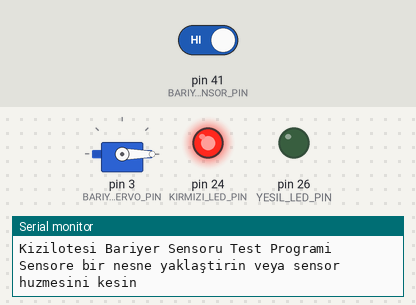
A sketch run on a simulated Arduino Mega 2560, built with avr-gcc and run on an emulated ATmega2560. On the bench: servo, output pins drawn as LEDs (lit = HIGH), the last lines printed to the serial monitor. The test bench sets the inputs (shaded band); at power-on: pin 41 (BARIYER_SENSOR_PIN) HIGH.

Above: at 1.2 s.
1.3 s: pin 41 (BARIYER_SENSOR_PIN) driven LOW
At 2.1 s:
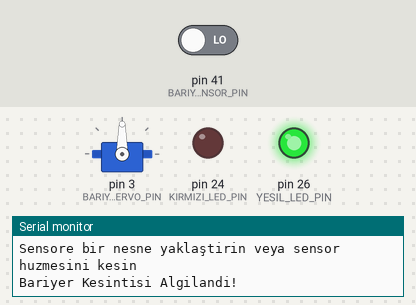
2.8 s: pin 41 (BARIYER_SENSOR_PIN) driven HIGH
At 5.6 s:
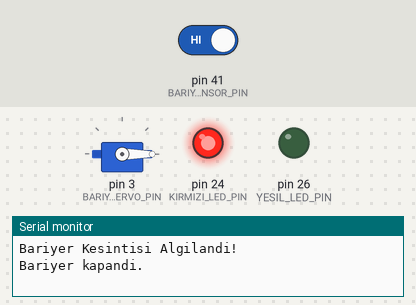
Timing chart, 0 to 7.1 s (numbered marks = the images above; inputs shaded):
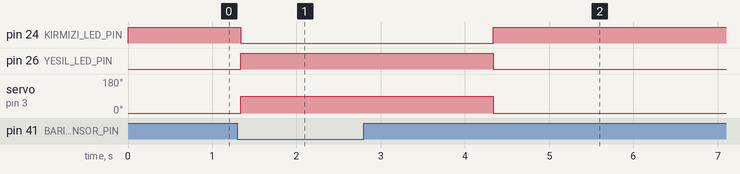

Measured:
- after the input at 1.3 s, pin 24 (KIRMIZI_LED_PIN): HIGH → LOW at once; pin 26 (YESIL_LED_PIN): LOW → HIGH at once; servo on pin 3 (BARIYER_SERVO_PIN): 0° → 90° at once
- after the input at 2.8 s, pin 24 (KIRMIZI_LED_PIN): goes on until 4.3 s, then stays HIGH; pin 26 (YESIL_LED_PIN): goes on until 4.3 s, then stays LOW; servo on pin 3 (BARIYER_SERVO_PIN): goes on until 4.3 s, then stays 0°

The sketch:

bariyer_sensor_test.ino
```cpp
#define BARIYER_SENSOR_PIN 41   // Sensör çıkışını bağladığınız pin
#define KIRMIZI_LED_PIN 24      // Kırmızı LED (Bariyer Kapalı)
#define YESIL_LED_PIN 26        // Yeşil LED (Bariyer Açık)
#define BARIYER_SERVO_PIN 3     // Bariyer servo motorunun bağlı olduğu pin

#include <Servo.h>
Servo bariyerServo;

void setup() {
  Serial.begin(9600);
  pinMode(BARIYER_SENSOR_PIN, INPUT);
  pinMode(KIRMIZI_LED_PIN, OUTPUT);
  pinMode(YESIL_LED_PIN, OUTPUT);

  bariyerServo.attach(BARIYER_SERVO_PIN);
  bariyerServo.write(0); // Başlangıçta bariyer kapalı

  digitalWrite(KIRMIZI_LED_PIN, HIGH); // Kırmızı ışık açık (Bariyer kapalı)
  digitalWrite(YESIL_LED_PIN, LOW);    // Yeşil ışık kapalı

  Serial.println("Kizilotesi Bariyer Sensoru Test Programi");
  Serial.println("Sensore bir nesne yaklaştirin veya sensor huzmesini kesin");
}

void loop() {
  int sensorDurum = digitalRead(BARIYER_SENSOR_PIN);

  // Sensörün aktif durumunu kontrol edin (LOW veya HIGH)
  // NOT: Sensör tipine göre bu değişebilir, test ederek doğru değeri bulun
  if (sensorDurum == LOW) {
    Serial.println("Bariyer Kesintisi Algilandi!");

    // Bariyer açık
    bariyerServo.write(90);
    digitalWrite(KIRMIZI_LED_PIN, LOW);
    digitalWrite(YESIL_LED_PIN, HIGH);

    delay(3000); // 3 saniye açık tut

    // Bariyer kapat
    bariyerServo.write(0);
    digitalWrite(KIRMIZI_LED_PIN, HIGH);
    digitalWrite(YESIL_LED_PIN, LOW);

    Serial.println("Bariyer kapandi.");
    delay(1000); // Tekrar tetiklemeyi önlemek için kısa bir bekleme
  }

  delay(100); // Küçük bir gecikme
}
```
